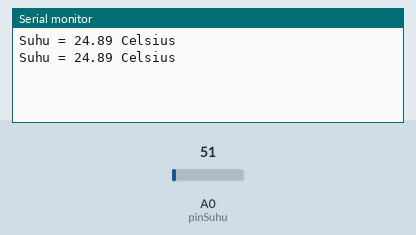
The sketch below on a simulated Arduino Uno, built with avr-gcc and run on an emulated ATmega328P. Parts: the last lines printed to the serial monitor. The test bench sets the inputs (shaded band); at power-on: A0 (pinSuhu) = 51.

Above: at 1.8 s.
1.9 s: A0 (pinSuhu) set to 61
At 2.6 s:
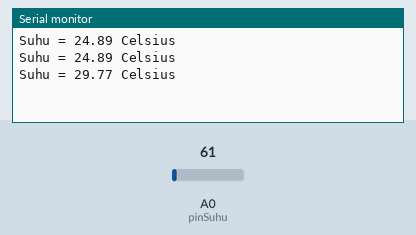
3.4 s: A0 (pinSuhu) set to 71
At 4.8 s:
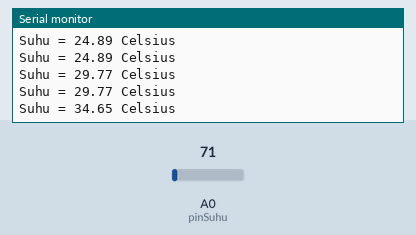
Timing chart, 0 to 6.4 s (numbered marks = the images above; inputs shaded):
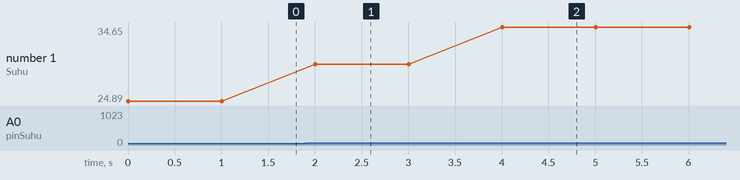

The sketch:

tugas1_part1.ino
```cpp
int pinSuhu = A0;

void setup() {
  Serial.begin(9600);
}

void loop() {
  int nilaiAnalog;
  float nilaiSuhu;
  nilaiAnalog = analogRead(pinSuhu);
  nilaiSuhu = (nilaiAnalog * 4.88);
  nilaiSuhu = (nilaiSuhu/10);
  Serial.print("Suhu = ");
  Serial.print(nilaiSuhu);
  Serial.print(" Celsius\n");

  delay(1000);
}
```

Measured:
- after the input at 1.9 s, the serial monitor: prints a new line after 0.10 s (image 1)
- after the input at 3.4 s, the serial monitor: prints a new line after 0.60 s (image 2)
- plotted number 1: 24.89 → 29.77 after the input at 1.9 s, 29.77 → 34.65 after the input at 3.4 s
